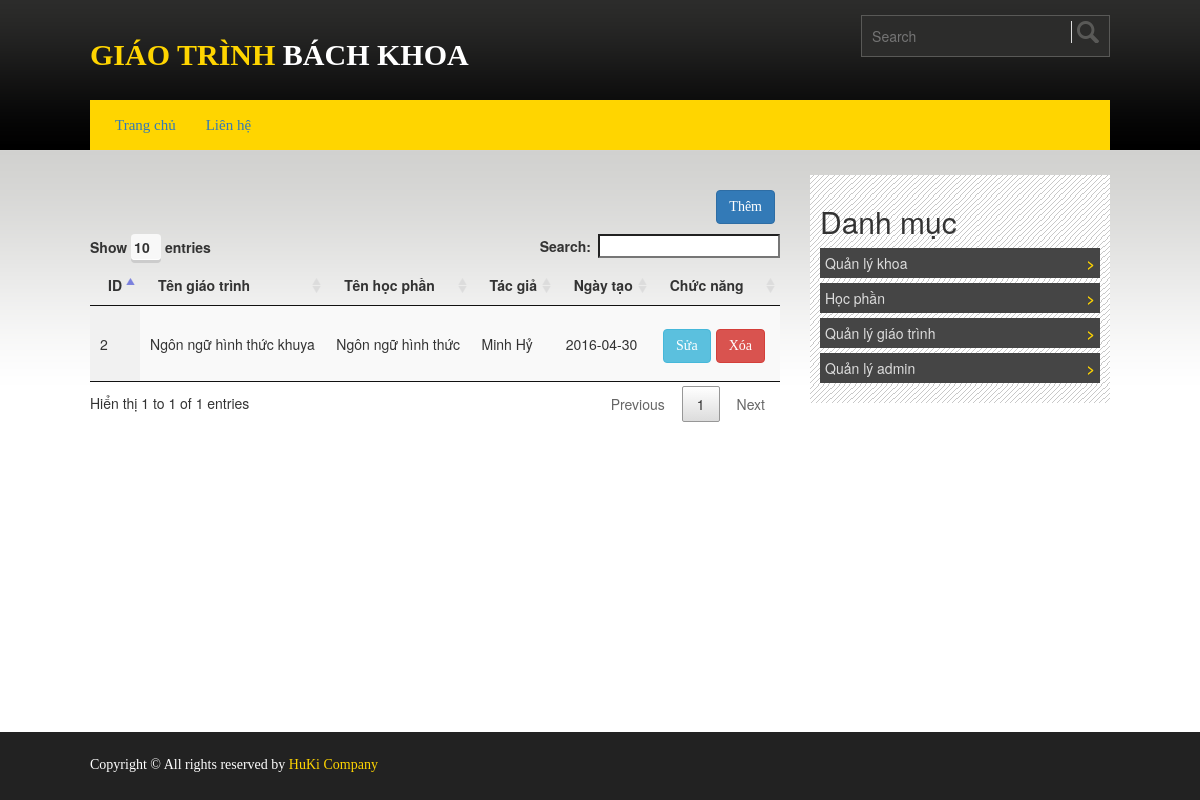
The app's page /admin_danhSachGiaoTrinh.php with its own data.
### tables this page shows
CREATE TABLE `giaotrinh_tbl` (
  `idGiaoTrinh` int(11) NOT NULL,
  `idHocPhan` int(11) NOT NULL,
  `idAdmin` int(11) NOT NULL,
  `ngayTao` date NOT NULL,
  `tenGiaoTrinh` varchar(200) NOT NULL,
  `tacGia` varchar(200) DEFAULT NULL,
  `moTa` varchar(500) DEFAULT NULL,
  `link` varchar(500) NOT NULL
);

CREATE TABLE `hocphan_tbl` (
  `idHocPhan` int(11) NOT NULL,
  `idKhoa` int(11) NOT NULL,
  `tenHocPhan` varchar(200) NOT NULL,
  `ky` int(11) NOT NULL
);

### admin_danhSachGiaoTrinh.php (the view)
<!DOCTYPE html PUBLIC "-//W3C//DTD XHTML 1.0 Transitional//EN" "http://www.w3.org/TR/xhtml1/DTD/xhtml1-transitional.dtd">
<html xmlns="http://www.w3.org/1999/xhtml" lang="en">
		<?php
			include('header-admin.php');
		?>
		<section id="content_area">
			<div class="clearfix wrapper main_content_area">
				<div class="clearfix main_content floatleft">
					<div class="clearfix content">
						<div >
							<a style="float: right;margin-bottom:10px"  href="admin_themGiaoTrinh.php"><button class="btn btn-primary">Thêm</button></a>
						</div>
						<table id="mytable" class="display" cellspacing="0" width="100%">
						<thead>
							<tr>
								<th>ID</th>
								<th>Tên giáo trình</th>
								<th>Tên học phần</th>
								<th>Tác giả</th>
								<th>Ngày tạo</th>
								<th>Chức năng</th>
							</tr>
						</thead>
						<tbody>
							<?php
								$query="SELECT gt.idGiaoTrinh,gt.idHocPhan,gt.idAdmin,gt.ngayTao,gt.tenGiaoTrinh,gt.tacGia,gt.moTa,gt.link ,hp.tenHocPhan,ad.tenAdmin  FROM `giaotrinh_tbl` AS gt INNER JOIN hocphan_tbl AS hp ON gt.idHocPhan= hp.idHocPhan INNER JOIN admin_tbl AS ad ON gt.idAdmin= ad.idAdmin  WHERE 1";
								$result=mysqli_query($link,$query);
								if (!$result) {
								echo 'Could not run query: ' . mysqli_error($link);
								exit;
								} else {
									while ( $row = mysqli_fetch_assoc($result) )
									{ echo "<tr><td>".$row['idGiaoTrinh']."</td>";
									echo "<td>".$row['tenGiaoTrinh']."</td>";
									echo "<td>".$row['tenHocPhan']."</td>";
									echo "<td>".$row['tacGia']."</td>";
									echo "<td>".$row['ngayTao']."</td>";
								?>
									<td>
										<a style='float: right;margin-bottom:10px'  href='Controller_xoaGiaoTrinh.php?id=<?php echo $row['idGiaoTrinh'];  ?>'><button class='btn btn-danger'>Xóa</button></a>
										<a style='float: right;margin-bottom:10px'  href='admin_capNhatGiaoTrinh.php?id=<?php echo $row['idGiaoTrinh'];  ?>'><button class='btn btn-info'>Sửa</button></a>
									</td>
								</tr>
								<?php
									}
								}
							?>
						</tbody>
					</table>
					</div>
				</div>
				<?php
				include('right-admin.php');
				?>
			</div>
		</section>
		<?php
			include('footer.php');
		?>
</html>

### style.css (style rules this page uses)
* { margin:0;padding:0 }
body { font-family:Arial; font-size:14px;line-height:20px }
a { text-decoration:none;color:#000; }
.floatleft { float:left }
.wrapper { width:1020px;display:block;margin:0 auto }
.clearfix { overflow:hidden }
#content_area { background: url("images/body_top_bg.png") repeat-x scroll center top #fff; padding-top: 25px; margin-bottom: 80px; }
.main_content { width: 690px; margin-right: 10px; }
.btn { display: inline-block; padding: 8px 14px; background: #FFD500; margin: 15px 5px 15px 0px; font-family: oswald; }

### records on screen
giaotrinh_tbl: idGiaoTrinh "2", tenGiaoTrinh "Ngôn ngữ hình thức khuya", idHocPhan.tenHocPhan "Ngôn ngữ hình thức", tacGia "Minh Hỷ", ngayTao "2016-04-30"
